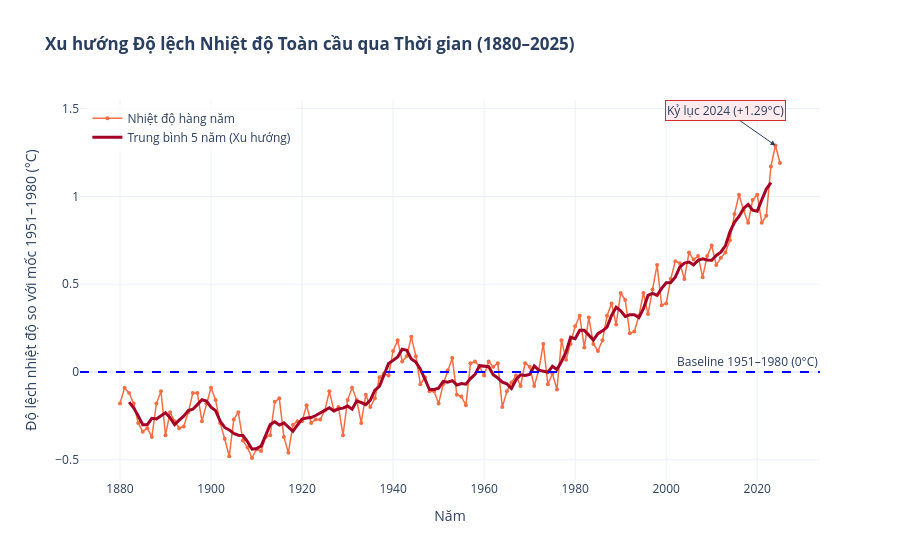
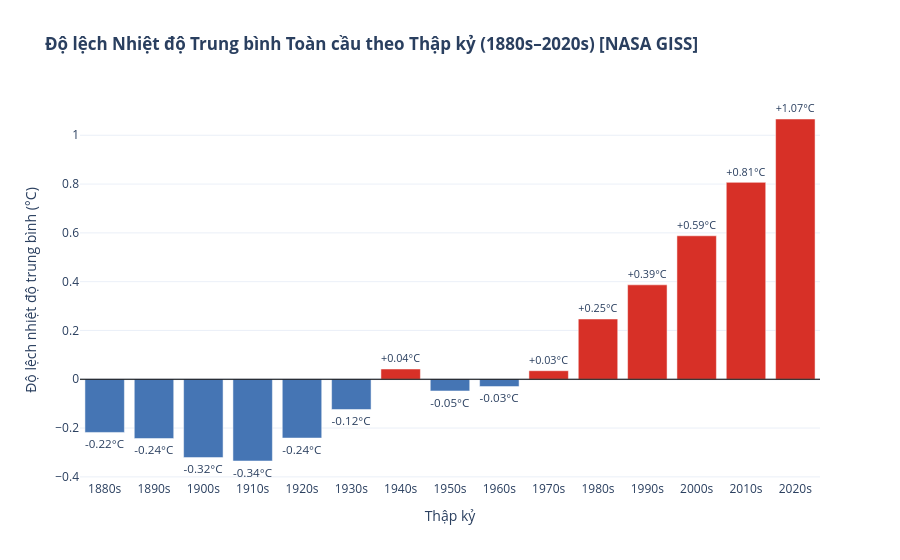

Notebook code cell kept with these figures, in order:
### Markdown cell above
### Bước 5: Trực quan hóa Dữ liệu Khám phá (EDA)
#### 1. Line Chart (Xu hướng nhiệt độ toàn cầu) & 2. Bar Chart (Nhiệt độ theo thập kỷ)

### Code cell
# 1. Line chart tĩnh: Xu hướng nhiệt độ toàn cầu 1880 - 2025
plt.figure(figsize=(12, 5))
plt.plot(df_nasa_final['year'], df_nasa_final['temperature_anomaly'], color='#f46d43', alpha=0.5, label='Nhiệt độ hàng năm')
df_nasa_final['rolling_5'] = df_nasa_final['temperature_anomaly'].rolling(5, center=True).mean()
plt.plot(df_nasa_final['year'], df_nasa_final['rolling_5'], color='#a50026', linewidth=2.5, label='Đường xu hướng (Trung bình 5 năm)')
plt.axhline(0, color='blue', linestyle='--', linewidth=1, label='Baseline 1951-1980 (0°C)')
plt.title('Xu hướng Nhiệt độ Toàn cầu qua Thời gian (1880 – 2025)', fontsize=14, fontweight='bold')
plt.xlabel('Năm')
plt.ylabel('Độ lệch nhiệt độ (°C)')
plt.legend()
plt.tight_layout()
plt.savefig('../../eda/duc/bieu_do_tinh/01_xu_huong_nhiet_do_toan_cau.png', dpi=300)
plt.show()

# 1b. Line chart tương tác Plotly
fig_line = go.Figure()
fig_line.add_trace(go.Scatter(
    x=df_nasa_final['year'], y=df_nasa_final['temperature_anomaly'],
    mode='lines+markers', name='Nhiệt độ hàng năm',
    line=dict(color='#f46d43', width=1.5), marker=dict(size=4, color='#f46d43'),
    hovertemplate='Năm %{x}: <b>%{y:.2f}°C</b><extra></extra>'
))
fig_line.add_trace(go.Scatter(
    x=df_nasa_final['year'], y=df_nasa_final['rolling_5'],
    mode='lines', name='Trung bình 5 năm (Xu hướng)',
    line=dict(color='#a50026', width=3),
    hovertemplate='Xu hướng 5 năm (%{x}): <b>%{y:.2f}°C</b><extra></extra>'
))
fig_line.add_hline(y=0, line_dash='dash', line_color='blue', annotation_text='Baseline 1951–1980 (0°C)')
fig_line.add_annotation(
    x=2024, y=1.29, text='Kỷ lục 2024 (+1.29°C)',
    showarrow=True, arrowhead=2, ax=-50, ay=-35,
    bgcolor='#ffebee', bordercolor='#d32f2f'
)
fig_line.update_layout(
    title='<b>Xu hướng Độ lệch Nhiệt độ Toàn cầu qua Thời gian (1880–2025)</b>',
    xaxis_title='Năm', yaxis_title='Độ lệch nhiệt độ so với mốc 1951–1980 (°C)',
    template='plotly_white', hovermode='x unified',
    legend=dict(yanchor='top', y=0.99, xanchor='left', x=0.01, bgcolor='rgba(255,255,255,0.8)')
)
fig_line.write_html('../../eda/duc/bieu_do_tuong_tac/01_xu_huong_nhiet_do_toan_cau.html', include_plotlyjs='cdn')
fig_line.show()

# 2. Bar chart tĩnh: Nhiệt độ trung bình theo thập kỷ
df_dec = df_nasa_final.groupby('decade')['temperature_anomaly'].mean().reset_index()
colors = ['#4575b4' if v < 0 else '#d73027' for v in df_dec['temperature_anomaly']]
plt.figure(figsize=(11, 5))
plt.bar(df_dec['decade'].astype(str) + 's', df_dec['temperature_anomaly'], color=colors, width=0.6)
plt.axhline(0, color='black', linewidth=0.8)
plt.title('Nhiệt độ Trung bình Toàn cầu theo Thập kỷ (NASA GISS)', fontsize=14, fontweight='bold')
plt.xlabel('Thập kỷ')
plt.ylabel('Độ lệch (°C)')
plt.xticks(rotation=45)
plt.tight_layout()
plt.savefig('../../eda/duc/bieu_do_tinh/02_nhiet_do_theo_thap_ky.png', dpi=300)
plt.show()

# 2b. Bar chart tương tác Plotly
fig_bar = go.Figure()
fig_bar.add_trace(go.Bar(
    x=[f'{d}s' for d in df_dec['decade']],
    y=df_dec['temperature_anomaly'],
    marker_color=colors,
    text=[f'{v:+.2f}°C' for v in df_dec['temperature_anomaly']],
    textposition='outside',
    hoverinfo='text',
    hovertext=[f'Thập kỷ: <b>{r.decade}s</b><br>Độ lệch trung bình: <b>{r.temperature_anomaly:+.3f}°C</b>' for r in df_dec.itertuples()],
    name='Nhiệt độ thập kỷ'
))
fig_bar.add_hline(y=0, line_color='black', line_width=1)
fig_bar.update_layout(
    title='<b>Độ lệch Nhiệt độ Trung bình Toàn cầu theo Thập kỷ (1880s–2020s) [NASA GISS]</b>',
    xaxis_title='Thập kỷ', yaxis_title='Độ lệch nhiệt độ trung bình (°C)',
    template='plotly_white'
)
fig_bar.write_html('../../eda/duc/bieu_do_tuong_tac/02_nhiet_do_theo_thap_ky.html', include_plotlyjs='cdn')
fig_bar.show()

### Figure 1 — Plotly figure (JSON) as saved in the notebook; plotly's stock layout.template omitted (floating-point values rounded to 4 significant figures; data arrays with more than 128 entries replaced by an {"elided": "..."} marker saying what was removed)
{"data": [{"hovertemplate": "Năm %{x}: <b>%{y:.2f}°C</b><extra></extra>", "line": {"color": "#f46d43", "width": 1.5}, "marker": {"color": "#f46d43", "size": 4}, "mode": "lines+markers", "name": "Nhiệt độ hàng năm", "type": "scatter", "x": {"elided": "146 int values"}, "y": {"elided": "146 float values"}}, {"hovertemplate": "Xu hướng 5 năm (%{x}): <b>%{y:.2f}°C</b><extra></extra>", "line": {"color": "#a50026", "width": 3}, "mode": "lines", "name": "Trung bình 5 năm (Xu hướng)", "type": "scatter", "x": {"elided": "146 int values"}, "y": {"elided": "146 float values"}}], "layout": {"annotations": [{"showarrow": false, "text": "Baseline 1951–1980 (0°C)", "x": 1, "xanchor": "right", "xref": "x domain", "y": 0, "yanchor": "bottom", "yref": "y"}, {"arrowhead": 2, "ax": -50, "ay": -35, "bgcolor": "#ffebee", "bordercolor": "#d32f2f", "showarrow": true, "text": "Kỷ lục 2024 (+1.29°C)", "x": 2024, "y": 1.29}], "hovermode": "x unified", "legend": {"bgcolor": "rgba(255,255,255,0.8)", "x": 0.01, "xanchor": "left", "y": 0.99, "yanchor": "top"}, "shapes": [{"line": {"color": "blue", "dash": "dash"}, "type": "line", "x0": 0, "x1": 1, "xref": "x domain", "y0": 0, "y1": 0, "yref": "y"}], "title": {"text": "<b>Xu hướng Độ lệch Nhiệt độ Toàn cầu qua Thời gian (1880–2025)</b>"}, "xaxis": {"title": {"text": "Năm"}}, "yaxis": {"title": {"text": "Độ lệch nhiệt độ so với mốc 1951–1980 (°C)"}}}}

### Figure 2 — Plotly figure (JSON) as saved in the notebook; plotly's stock layout.template omitted (floating-point values rounded to 4 significant figures)
{"data": [{"hoverinfo": "text", "hovertext": ["Thập kỷ: <b>1880s</b><br>Độ lệch trung bình: <b>-0.218°C</b>", "Thập kỷ: <b>1890s</b><br>Độ lệch trung bình: <b>-0.243°C</b>", "Thập kỷ: <b>1900s</b><br>Độ lệch trung bình: <b>-0.321°C</b>", "Thập kỷ: <b>1910s</b><br>Độ lệch trung bình: <b>-0.335°C</b>", "Thập kỷ: <b>1920s</b><br>Độ lệch trung bình: <b>-0.241°C</b>", "Thập kỷ: <b>1930s</b><br>Độ lệch trung bình: <b>-0.124°C</b>", "Thập kỷ: <b>1940s</b><br>Độ lệch trung bình: <b>+0.042°C</b>", "Thập kỷ: <b>1950s</b><br>Độ lệch trung bình: <b>-0.048°C</b>", "Thập kỷ: <b>1960s</b><br>Độ lệch trung bình: <b>-0.030°C</b>", "Thập kỷ: <b>1970s</b><br>Độ lệch trung bình: <b>+0.035°C</b>", "Thập kỷ: <b>1980s</b><br>Độ lệch trung bình: <b>+0.247°C</b>", "Thập kỷ: <b>1990s</b><br>Độ lệch trung bình: <b>+0.387°C</b>", "Thập kỷ: <b>2000s</b><br>Độ lệch trung bình: <b>+0.588°C</b>", "Thập kỷ: <b>2010s</b><br>Độ lệch trung bình: <b>+0.807°C</b>", "Thập kỷ: <b>2020s</b><br>Độ lệch trung bình: <b>+1.067°C</b>"], "marker": {"color": ["#4575b4", "#4575b4", "#4575b4", "#4575b4", "#4575b4", "#4575b4", "#d73027", "#4575b4", "#4575b4", "#d73027", "#d73027", "#d73027", "#d73027", "#d73027", "#d73027"]}, "name": "Nhiệt độ thập kỷ", "text": ["-0.22°C", "-0.24°C", "-0.32°C", "-0.34°C", "-0.24°C", "-0.12°C", "+0.04°C", "-0.05°C", "-0.03°C", "+0.03°C", "+0.25°C", "+0.39°C", "+0.59°C", "+0.81°C", "+1.07°C"], "textposition": "outside", "type": "bar", "x": ["1880s", "1890s", "1900s", "1910s", "1920s", "1930s", "1940s", "1950s", "1960s", "1970s", "1980s", "1990s", "2000s", "2010s", "2020s"], "y": [-0.218, -0.243, -0.321, -0.335, -0.241, -0.124, 0.042, -0.048, -0.03, 0.035, 0.247, 0.387, 0.588, 0.807, 1.067]}], "layout": {"shapes": [{"line": {"color": "black", "width": 1}, "type": "line", "x0": 0, "x1": 1, "xref": "x domain", "y0": 0, "y1": 0, "yref": "y"}], "title": {"text": "<b>Độ lệch Nhiệt độ Trung bình Toàn cầu theo Thập kỷ (1880s–2020s) [NASA GISS]</b>"}, "xaxis": {"title": {"text": "Thập kỷ"}}, "yaxis": {"title": {"text": "Độ lệch nhiệt độ trung bình (°C)"}}}}
